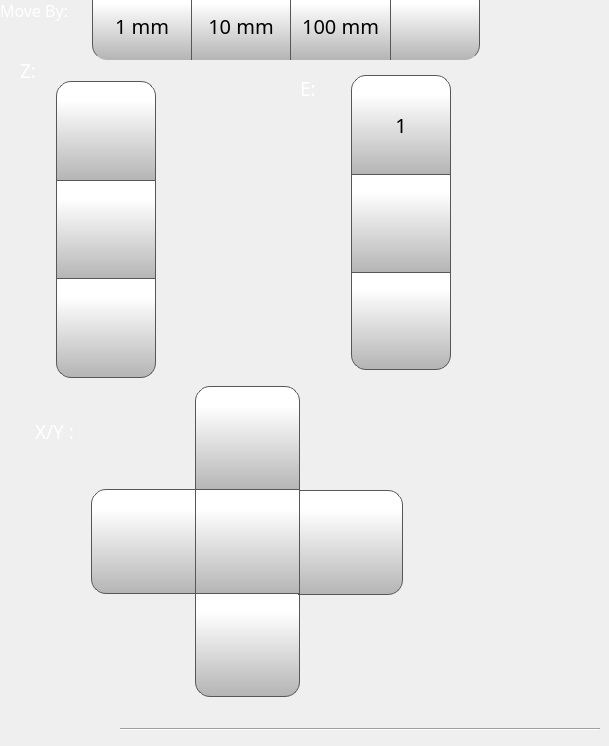
      <widget class="QWidget" name="motionTab">
       <attribute name="icon">
        <iconset>
         <normaloff>templates/img/Motion.png</normaloff>
         <normalon>templates/img/Motion_Selected.png</normalon>templates/img/Motion.png</iconset>
       </attribute>
       <attribute name="title">
        <string/>
       </attribute>
       <widget class="QPushButton" name="step1Button">
        <property name="geometry">
         <rect>
          <x>92</x>
          <y>-10</y>
          <width>100</width>
          <height>70</height>
         </rect>
        </property>
        <property name="minimumSize">
         <size>
          <width>0</width>
          <height>0</height>
         </size>
        </property>
        <property name="font">
         <font>
          <family>Gotham</family>
          <pointsize>15</pointsize>
         </font>
        </property>
        <property name="styleSheet">
         <string notr="true">QPushButton {
     border: 1px solid rgb(87, 87, 87);
     border-bottom: none; /* no border for a flat push button */
border-bottom-left-radius: 15px;
	background-color: qlineargradient(spread:pad, x1:0, y1:1, x2:0, y2:0.188, stop:0 rgba(180, 180, 180, 255), stop:1 rgba(255, 255, 255, 255));
}

QPushButton:pressed {
    background-color: qlineargradient(x1: 0, y1: 0, x2: 0, y2: 1,
                                      stop: 0 #dadbde, stop: 1 #f6f7fa);
}

QPushButton:flat {
    border-bottom: none; /* no border for a flat push button */
    background-color: qlineargradient(x1: 0, y1: 0, x2: 0, y2: 1,
                                      stop: 0 #dadbde, stop: 1 #f6f7fa);
}

QPushButton:default {
    border-color: navy; /* make the default button prominent */
}

QPushButton:focus {
	outline: none;
}</string>
        </property>
        <property name="text">
         <string>1 mm</string>
        </property>
        <property name="iconSize">
         <size>
          <width>40</width>
          <height>40</height>
         </size>
        </property>
        <property name="checkable">
         <bool>false</bool>
        </property>
        <property name="autoDefault">
         <bool>false</bool>
        </property>
        <property name="default">
         <bool>false</bool>
        </property>
        <property name="flat">
         <bool>false</bool>
        </property>
       </widget>
       <widget class="QPushButton" name="step10Button">
        <property name="geometry">
         <rect>
          <x>191</x>
          <y>-10</y>
          <width>100</width>
          <height>70</height>
         </rect>
        </property>
        <property name="minimumSize">
         <size>
          <width>0</width>
          <height>0</height>
         </size>
        </property>
        <property name="font">
         <font>
          <family>Gotham</family>
          <pointsize>15</pointsize>
         </font>
        </property>
        <property name="styleSheet">
         <string notr="true">QPushButton {
     border: 1px solid rgb(87, 87, 87);
     border-bottom: none; /* no border for a flat push button */

	background-color: qlineargradient(spread:pad, x1:0, y1:1, x2:0, y2:0.188, stop:0 rgba(180, 180, 180, 255), stop:1 rgba(255, 255, 255, 255));
}

QPushButton:pressed {
    background-color: qlineargradient(x1: 0, y1: 0, x2: 0, y2: 1,
                                      stop: 0 #dadbde, stop: 1 #f6f7fa);
}

QPushButton:flat {
    border-bottom: none; /* no border for a flat push button */
    background-color: qlineargradient(x1: 0, y1: 0, x2: 0, y2: 1,
                                      stop: 0 #dadbde, stop: 1 #f6f7fa);
}

QPushButton:default {
    border-color: navy; /* make the default button prominent */
}

QPushButton:focus {
	outline: none;
}</string>
        </property>
        <property name="text">
         <string>10 mm</string>
        </property>
        <property name="iconSize">
         <size>
          <width>40</width>
          <height>40</height>
         </size>
        </property>
        <property name="checkable">
         <bool>false</bool>
        </property>
        <property name="autoDefault">
         <bool>false</bool>
        </property>
        <property name="default">
         <bool>false</bool>
        </property>
        <property name="flat">
         <bool>false</bool>
        </property>
       </widget>
       <widget class="QPushButton" name="step100Button">
        <property name="geometry">
         <rect>
          <x>290</x>
          <y>-10</y>
          <width>101</width>
          <height>70</height>
         </rect>
        </property>
        <property name="minimumSize">
         <size>
          <width>0</width>
          <height>0</height>
         </size>
        </property>
        <property name="font">
         <font>
          <family>Gotham</family>
          <pointsize>15</pointsize>
         </font>
        </property>
        <property name="styleSheet">
         <string notr="true">QPushButton {
     border: 1px solid rgb(87, 87, 87);
     border-bottom: none; /* no border for a flat push button */

	background-color: qlineargradient(spread:pad, x1:0, y1:1, x2:0, y2:0.188, stop:0 rgba(180, 180, 180, 255), stop:1 rgba(255, 255, 255, 255));
}

QPushButton:pressed {
    background-color: qlineargradient(x1: 0, y1: 0, x2: 0, y2: 1,
                                      stop: 0 #dadbde, stop: 1 #f6f7fa);
}

QPushButton:flat {
    border-bottom: none; /* no border for a flat push button */
    background-color: qlineargradient(x1: 0, y1: 0, x2: 0, y2: 1,
                                      stop: 0 #dadbde, stop: 1 #f6f7fa);
}

QPushButton:default {
    border-color: navy; /* make the default button prominent */
}

QPushButton:focus {
	outline: none;
}</string>
        </property>
        <property name="text">
         <string>100 mm</string>
        </property>
        <property name="iconSize">
         <size>
          <width>40</width>
          <height>40</height>
         </size>
        </property>
        <property name="checkable">
         <bool>true</bool>
        </property>
        <property name="checked">
         <bool>false</bool>
        </property>
        <property name="autoDefault">
         <bool>false</bool>
        </property>
        <property name="default">
         <bool>false</bool>
        </property>
        <property name="flat">
         <bool>false</bool>
        </property>
       </widget>
       <widget class="QPushButton" name="moveYPButton">
        <property name="geometry">
         <rect>
          <x>195</x>
          <y>386</y>
          <width>105</width>
          <height>105</height>
         </rect>
        </property>
        <property name="minimumSize">
         <size>
          <width>0</width>
          <height>0</height>
         </size>
        </property>
        <property name="font">
         <font>
          <family>Gotham</family>
          <pointsize>15</pointsize>
         </font>
        </property>
        <property name="styleSheet">
         <string notr="true">QPushButton {
     border: 1px solid rgb(87, 87, 87);

	background-color: qlineargradient(spread:pad, x1:0, y1:1, x2:0, y2:0.188, stop:0 rgba(180, 180, 180, 255), stop:1 rgba(255, 255, 255, 255));
	border-top-left-radius: 15px;
	border-top-right-radius: 15px;
}

QPushButton:pressed {
    background-color: qlineargradient(x1: 0, y1: 0, x2: 0, y2: 1,
                                      stop: 0 #dadbde, stop: 1 #f6f7fa);
}

QPushButton:flat {
    border: none; /* no border for a flat push button */
}

QPushButton:default {
    border-color: navy; /* make the default button prominent */
}
QPushButton:focus {
	outline: none;
}</string>
        </property>
        <property name="text">
         <string/>
        </property>
        <property name="icon">
         <iconset>
          <normaloff>templates/img/arrows.png</normaloff>templates/img/arrows.png</iconset>
        </property>
        <property name="iconSize">
         <size>
          <width>40</width>
          <height>40</height>
         </size>
        </property>
        <property name="checkable">
         <bool>false</bool>
        </property>
        <property name="autoDefault">
         <bool>false</bool>
        </property>
        <property name="default">
         <bool>false</bool>
        </property>
        <property name="flat">
         <bool>false</bool>
        </property>
       </widget>
       <widget class="QPushButton" name="moveYMButton">
        <property name="geometry">
         <rect>
          <x>195</x>
          <y>592</y>
          <width>105</width>
          <height>105</height>
         </rect>
        </property>
        <property name="minimumSize">
         <size>
          <width>0</width>
          <height>0</height>
         </size>
        </property>
        <property name="font">
         <font>
          <family>Gotham</family>
          <pointsize>15</pointsize>
         </font>
        </property>
        <property name="styleSheet">
         <string notr="true">QPushButton {
     border: 1px solid rgb(87, 87, 87);

	background-color: qlineargradient(spread:pad, x1:0, y1:1, x2:0, y2:0.188, stop:0 rgba(180, 180, 180, 255), stop:1 rgba(255, 255, 255, 255));
	border-bottom-left-radius: 15px;
	border-bottom-right-radius: 15px;
}

QPushButton:pressed {
    background-color: qlineargradient(x1: 0, y1: 0, x2: 0, y2: 1,
                                      stop: 0 #dadbde, stop: 1 #f6f7fa);
}

QPushButton:flat {
    border: none; /* no border for a flat push button */
}

QPushButton:default {
    border-color: navy; /* make the default button prominent */
}

QPushButton:focus {
	outline: none;
}</string>
        </property>
        <property name="text">
         <string/>
        </property>
        <property name="icon">
         <iconset>
          <normaloff>templates/img/arrows-5.png</normaloff>templates/img/arrows-5.png</iconset>
        </property>
        <property name="iconSize">
         <size>
          <width>40</width>
          <height>40</height>
         </size>
        </property>
        <property name="checkable">
         <bool>false</bool>
        </property>
        <property name="autoDefault">
         <bool>false</bool>
        </property>
        <property name="default">
         <bool>false</bool>
        </property>
        <property name="flat">
         <bool>false</bool>
        </property>
       </widget>
       <widget class="QPushButton" name="moveXPButton">
        <property name="geometry">
         <rect>
          <x>298</x>
          <y>490</y>
          <width>105</width>
          <height>105</height>
         </rect>
        </property>
        <property name="minimumSize">
         <size>
          <width>0</width>
          <height>0</height>
         </size>
        </property>
        <property name="font">
         <font>
          <family>Gotham</family>
          <pointsize>15</pointsize>
         </font>
        </property>
        <property name="styleSheet">
         <string notr="true">QPushButton {
     border: 1px solid rgb(87, 87, 87);

	background-color: qlineargradient(spread:pad, x1:0, y1:1, x2:0, y2:0.188, stop:0 rgba(180, 180, 180, 255), stop:1 rgba(255, 255, 255, 255));
	border-top-right-radius: 15px;
	border-bottom-right-radius: 15px;
}

QPushButton:pressed {
    background-color: qlineargradient(x1: 0, y1: 0, x2: 0, y2: 1,
                                      stop: 0 #dadbde, stop: 1 #f6f7fa);
}

QPushButton:flat {
    border: none; /* no border for a flat push button */
}

QPushButton:default {
    border-color: navy; /* make the default button prominent */
}

QPushButton:focus {
	outline: none;
}</string>
        </property>
        <property name="text">
         <string/>
        </property>
        <property name="icon">
         <iconset>
          <normaloff>templates/img/arrows-2.png</normaloff>templates/img/arrows-2.png</iconset>
        </property>
        <property name="iconSize">
         <size>
          <width>40</width>
          <height>40</height>
         </size>
        </property>
        <property name="checkable">
         <bool>false</bool>
        </property>
        <property name="autoDefault">
         <bool>false</bool>
        </property>
        <property name="default">
         <bool>false</bool>
        </property>
        <property name="flat">
         <bool>false</bool>
        </property>
       </widget>
       <widget class="QPushButton" name="moveXMButton">
        <property name="geometry">
         <rect>
          <x>91</x>
          <y>489</y>
          <width>105</width>
          <height>105</height>
         </rect>
        </property>
        <property name="minimumSize">
         <size>
          <width>0</width>
          <height>0</height>
         </size>
        </property>
        <property name="font">
         <font>
          <family>Gotham</family>
          <pointsize>15</pointsize>
         </font>
        </property>
        <property name="styleSheet">
         <string notr="true">QPushButton {
     border: 1px solid rgb(87, 87, 87);

	background-color: qlineargradient(spread:pad, x1:0, y1:1, x2:0, y2:0.188, stop:0 rgba(180, 180, 180, 255), stop:1 rgba(255, 255, 255, 255));
	border-top-left-radius: 15px;
	border-bottom-left-radius: 15px;
}

QPushButton:pressed {
    background-color: qlineargradient(x1: 0, y1: 0, x2: 0, y2: 1,
                                      stop: 0 #dadbde, stop: 1 #f6f7fa);
}

QPushButton:flat {
    border: none; /* no border for a flat push button */
}

QPushButton:default {
    border-color: navy; /* make the default button prominent */
}

QPushButton:focus {
	outline: none;
}</string>
        </property>
        <property name="text">
         <string/>
        </property>
        <property name="icon">
         <iconset>
          <normaloff>templates/img/arrows-4.png</normaloff>templates/img/arrows-4.png</iconset>
        </property>
        <property name="iconSize">
         <size>
          <width>40</width>
          <height>40</height>
         </size>
        </property>
        <property name="checkable">
         <bool>false</bool>
        </property>
        <property name="autoDefault">
         <bool>false</bool>
        </property>
        <property name="default">
         <bool>false</bool>
        </property>
        <property name="flat">
         <bool>false</bool>
        </property>
       </widget>
       <widget class="QPushButton" name="homeXYButton">
        <property name="geometry">
         <rect>
          <x>195</x>
          <y>489</y>
          <width>105</width>
          <height>105</height>
         </rect>
        </property>
        <property name="minimumSize">
         <size>
          <width>0</width>
          <height>0</height>
         </size>
        </property>
        <property name="font">
         <font>
          <family>Gotham</family>
          <pointsize>15</pointsize>
         </font>
        </property>
        <property name="styleSheet">
         <string notr="true">QPushButton {
     border: 1px solid rgb(87, 87, 87);

	background-color: qlineargradient(spread:pad, x1:0, y1:1, x2:0, y2:0.188, stop:0 rgba(180, 180, 180, 255), stop:1 rgba(255, 255, 255, 255));
}

QPushButton:pressed {
    background-color: qlineargradient(x1: 0, y1: 0, x2: 0, y2: 1,
                                      stop: 0 #dadbde, stop: 1 #f6f7fa);
}

QPushButton:flat {
    border: none; /* no border for a flat push button */
}

QPushButton:default {
    border-color: navy; /* make the default button prominent */
}

QPushButton:focus {
	outline: none;
}</string>
        </property>
        <property name="text">
         <string/>
        </property>
        <property name="icon">
         <iconset>
          <normaloff>templates/img/home-icon-silhouette.png</normaloff>templates/img/home-icon-silhouette.png</iconset>
        </property>
        <property name="iconSize">
         <size>
          <width>40</width>
          <height>40</height>
         </size>
        </property>
        <property name="checkable">
         <bool>false</bool>
        </property>
        <property name="autoDefault">
         <bool>false</bool>
        </property>
        <property name="default">
         <bool>false</bool>
        </property>
        <property name="flat">
         <bool>false</bool>
        </property>
       </widget>
       <widget class="QPushButton" name="homeZButton">
        <property name="geometry">
         <rect>
          <x>56</x>
          <y>180</y>
          <width>100</width>
          <height>100</height>
         </rect>
        </property>
        <property name="minimumSize">
         <size>
          <width>0</width>
          <height>0</height>
         </size>
        </property>
        <property name="font">
         <font>
          <family>Gotham</family>
          <pointsize>15</pointsize>
         </font>
        </property>
        <property name="styleSheet">
         <string notr="true">QPushButton {
     border: 1px solid rgb(87, 87, 87);

	background-color: qlineargradient(spread:pad, x1:0, y1:1, x2:0, y2:0.188, stop:0 rgba(180, 180, 180, 255), stop:1 rgba(255, 255, 255, 255));
}

QPushButton:pressed {
    background-color: qlineargradient(x1: 0, y1: 0, x2: 0, y2: 1,
                                      stop: 0 #dadbde, stop: 1 #f6f7fa);
}

QPushButton:flat {
    border: none; /* no border for a flat push button */
}

QPushButton:default {
    border-color: navy; /* make the default button prominent */
}

QPushButton:focus {
	outline: none;
}</string>
        </property>
        <property name="text">
         <string/>
        </property>
        <property name="icon">
         <iconset>
          <normaloff>templates/img/home-icon-silhouette.png</normaloff>templates/img/home-icon-silhouette.png</iconset>
        </property>
        <property name="iconSize">
         <size>
          <width>40</width>
          <height>40</height>
         </size>
        </property>
        <property name="checkable">
         <bool>false</bool>
        </property>
        <property name="autoDefault">
         <bool>false</bool>
        </property>
        <property name="default">
         <bool>false</bool>
        </property>
        <property name="flat">
         <bool>false</bool>
        </property>
       </widget>
       <widget class="QPushButton" name="motorOffButton">
        <property name="geometry">
         <rect>
          <x>390</x>
          <y>-10</y>
          <width>90</width>
          <height>70</height>
         </rect>
        </property>
        <property name="minimumSize">
         <size>
          <width>0</width>
          <height>0</height>
         </size>
        </property>
        <property name="font">
         <font>
          <family>Gotham</family>
          <pointsize>15</pointsize>
         </font>
        </property>
        <property name="styleSheet">
         <string notr="true">QPushButton {
     border: 1px solid rgb(87, 87, 87);
     border-bottom: none; /* no border for a flat push button */
 border-bottom-right-radius: 15px;
	background-color: qlineargradient(spread:pad, x1:0, y1:1, x2:0, y2:0.188, stop:0 rgba(180, 180, 180, 255), stop:1 rgba(255, 255, 255, 255));
}

QPushButton:pressed {
    background-color: qlineargradient(x1: 0, y1: 0, x2: 0, y2: 1,
                                      stop: 0 #dadbde, stop: 1 #f6f7fa);
}

QPushButton:flat {
}

QPushButton:default {
    border-color: navy; /* make the default button prominent */
}

QPushButton:focus {
	outline: none;
}</string>
        </property>
        <property name="text">
         <string/>
        </property>
        <property name="icon">
         <iconset>
          <normaloff>templates/img/motor.png</normaloff>templates/img/motor.png</iconset>
        </property>
        <property name="iconSize">
         <size>
          <width>40</width>
          <height>40</height>
         </size>
        </property>
        <property name="checkable">
         <bool>false</bool>
        </property>
        <property name="autoDefault">
         <bool>false</bool>
        </property>
        <property name="default">
         <bool>false</bool>
        </property>
        <property name="flat">
         <bool>false</bool>
        </property>
       </widget>
       <widget class="QPushButton" name="moveZMButton">
        <property name="geometry">
         <rect>
          <x>56</x>
          <y>81</y>
          <width>100</width>
          <height>100</height>
         </rect>
        </property>
        <property name="minimumSize">
         <size>
          <width>0</width>
          <height>0</height>
         </size>
        </property>
        <property name="font">
         <font>
          <family>Gotham</family>
          <pointsize>15</pointsize>
         </font>
        </property>
        <property name="styleSheet">
         <string notr="true">QPushButton {
     border: 1px solid rgb(87, 87, 87);

	background-color: qlineargradient(spread:pad, x1:0, y1:1, x2:0, y2:0.188, stop:0 rgba(180, 180, 180, 255), stop:1 rgba(255, 255, 255, 255));
	border-top-left-radius: 15px;
	border-top-right-radius: 15px;
}

QPushButton:pressed {
    background-color: qlineargradient(x1: 0, y1: 0, x2: 0, y2: 1,
                                      stop: 0 #dadbde, stop: 1 #f6f7fa);
}

QPushButton:flat {
    border: none; /* no border for a flat push button */
}

QPushButton:default {
    border-color: navy; /* make the default button prominent */
}

QPushButton:focus {
	outline: none;
}</string>
        </property>
        <property name="text">
         <string/>
        </property>
        <property name="icon">
         <iconset>
          <normaloff>templates/img/arrows.png</normaloff>templates/img/arrows.png</iconset>
        </property>
        <property name="iconSize">
         <size>
          <width>40</width>
          <height>40</height>
         </size>
        </property>
        <property name="checkable">
         <bool>false</bool>
        </property>
        <property name="autoDefault">
         <bool>false</bool>
        </property>
        <property name="default">
         <bool>false</bool>
        </property>
        <property name="flat">
         <bool>false</bool>
        </property>
       </widget>
       <widget class="QPushButton" name="moveZPButton">
        <property name="geometry">
         <rect>
          <x>56</x>
          <y>278</y>
          <width>100</width>
          <height>100</height>
         </rect>
        </property>
        <property name="minimumSize">
         <size>
          <width>0</width>
          <height>0</height>
         </size>
        </property>
        <property name="font">
         <font>
          <family>Gotham</family>
          <pointsize>15</pointsize>
         </font>
        </property>
        <property name="styleSheet">
         <string notr="true">QPushButton {
     border: 1px solid rgb(87, 87, 87);

	background-color: qlineargradient(spread:pad, x1:0, y1:1, x2:0, y2:0.188, stop:0 rgba(180, 180, 180, 255), stop:1 rgba(255, 255, 255, 255));
	border-bottom-left-radius: 15px;
	border-bottom-right-radius: 15px;
}

QPushButton:pressed {
    background-color: qlineargradient(x1: 0, y1: 0, x2: 0, y2: 1,
                                      stop: 0 #dadbde, stop: 1 #f6f7fa);
}

QPushButton:flat {
    border: none; /* no border for a flat push button */
}

QPushButton:default {
    border-color: navy; /* make the default button prominent */
}

QPushButton:focus {
	outline: none;
}</string>
        </property>
        <property name="text">
         <string/>
        </property>
        <property name="icon">
         <iconset>
          <normaloff>templates/img/arrows-5.png</normaloff>templates/img/arrows-5.png</iconset>
        </property>
        <property name="iconSize">
         <size>
          <width>40</width>
          <height>40</height>
         </size>
        </property>
        <property name="checkable">
         <bool>false</bool>
        </property>
        <property name="autoDefault">
         <bool>false</bool>
        </property>
        <property name="default">
         <bool>false</bool>
        </property>
        <property name="flat">
         <bool>false</bool>
        </property>
       </widget>
       <widget class="QLabel" name="XYLabel">
        <property name="geometry">
         <rect>
          <x>35</x>
          <y>421</y>
          <width>70</width>
          <height>21</height>
         </rect>
        </property>
        <property name="font">
         <font>
          <family>Gotham Light</family>
          <pointsize>14</pointsize>
          <weight>50</weight>
          <bold>false</bold>
         </font>
        </property>
        <property name="styleSheet">
         <string notr="true">color: rgb(255, 255, 255);</string>
        </property>
        <property name="text">
         <string>X/Y :</string>
        </property>
       </widget>
       <widget class="QLabel" name="ZLabel">
        <property name="geometry">
         <rect>
          <x>20</x>
          <y>60</y>
          <width>31</width>
          <height>21</height>
         </rect>
        </property>
        <property name="font">
         <font>
          <family>Gotham Light</family>
          <pointsize>14</pointsize>
          <weight>50</weight>
          <bold>false</bold>
         </font>
        </property>
        <property name="styleSheet">
         <string notr="true">color: rgb(255, 255, 255);</string>
        </property>
        <property name="text">
         <string>Z:</string>
        </property>
       </widget>
       <widget class="QPushButton" name="retractButton">
        <property name="geometry">
         <rect>
          <x>351</x>
          <y>270</y>
          <width>100</width>
          <height>100</height>
         </rect>
        </property>
        <property name="minimumSize">
         <size>
          <width>0</width>
          <height>0</height>
         </size>
        </property>
        <property name="font">
         <font>
          <family>Gotham</family>
          <pointsize>15</pointsize>
         </font>
        </property>
        <property name="styleSheet">
         <string notr="true">QPushButton {
     border: 1px solid rgb(87, 87, 87);

	background-color: qlineargradient(spread:pad, x1:0, y1:1, x2:0, y2:0.188, stop:0 rgba(180, 180, 180, 255), stop:1 rgba(255, 255, 255, 255));
	border-bottom-left-radius: 15px;
	border-bottom-right-radius: 15px;
}

QPushButton:pressed {
    background-color: qlineargradient(x1: 0, y1: 0, x2: 0, y2: 1,
                                      stop: 0 #dadbde, stop: 1 #f6f7fa);
}

QPushButton:flat {
    border: none; /* no border for a flat push button */
}

QPushButton:default {
    border-color: navy; /* make the default button prominent */
}

QPushButton:focus {
	outline: none;
}</string>
        </property>
        <property name="text">
         <string/>
        </property>
        <property name="icon">
         <iconset>
          <normaloff>templates/img/remove.png</normaloff>templates/img/remove.png</iconset>
        </property>
        <property name="iconSize">
         <size>
          <width>40</width>
          <height>40</height>
         </size>
        </property>
        <property name="checkable">
         <bool>false</bool>
        </property>
        <property name="autoDefault">
         <bool>false</bool>
        </property>
        <property name="default">
         <bool>false</bool>
        </property>
        <property name="flat">
         <bool>false</bool>
        </property>
       </widget>
       <widget class="QPushButton" name="extruderButton">
        <property name="geometry">
         <rect>
          <x>351</x>
          <y>173</y>
          <width>100</width>
          <height>100</height>
         </rect>
        </property>
        <property name="minimumSize">
         <size>
          <width>0</width>
          <height>0</height>
         </size>
        </property>
        <property name="font">
         <font>
          <family>Gotham</family>
          <pointsize>15</pointsize>
         </font>
        </property>
        <property name="styleSheet">
         <string notr="true">QPushButton {
     border: 1px solid rgb(87, 87, 87);

	background-color: qlineargradient(spread:pad, x1:0, y1:1, x2:0, y2:0.188, stop:0 rgba(180, 180, 180, 255), stop:1 rgba(255, 255, 255, 255));

}

QPushButton:pressed {
    background-color: qlineargradient(x1: 0, y1: 0, x2: 0, y2: 1,
                                      stop: 0 #dadbde, stop: 1 #f6f7fa);
}

QPushButton:flat {
    border: none; /* no border for a flat push button */
}

QPushButton:default {
    border-color: navy; /* make the default button prominent */
}

QPushButton:focus {
	outline: none;
}</string>
        </property>
        <property name="text">
         <string/>
        </property>
        <property name="icon">
         <iconset>
          <normaloff>templates/img/add.png</normaloff>templates/img/add.png</iconset>
        </property>
        <property name="iconSize">
         <size>
          <width>40</width>
          <height>40</height>
         </size>
        </property>
        <property name="checkable">
         <bool>false</bool>
        </property>
        <property name="autoDefault">
         <bool>false</bool>
        </property>
        <property name="default">
         <bool>false</bool>
        </property>
        <property name="flat">
         <bool>false</bool>
        </property>
       </widget>
       <widget class="QLabel" name="ELabel">
        <property name="geometry">
         <rect>
          <x>300</x>
          <y>78</y>
          <width>31</width>
          <height>21</height>
         </rect>
        </property>
        <property name="font">
         <font>
          <family>Gotham Light</family>
          <pointsize>14</pointsize>
          <weight>50</weight>
          <bold>false</bold>
         </font>
        </property>
        <property name="styleSheet">
         <string notr="true">color: rgb(255, 255, 255);</string>
        </property>
        <property name="text">
         <string>E:</string>
        </property>
       </widget>
       <widget class="QLabel" name="moveByLabel">
        <property name="geometry">
         <rect>
          <x>0</x>
          <y>0</y>
          <width>111</width>
          <height>21</height>
         </rect>
        </property>
        <property name="font">
         <font>
          <family>Gotham Light</family>
          <pointsize>12</pointsize>
          <weight>50</weight>
          <bold>false</bold>
         </font>
        </property>
        <property name="styleSheet">
         <string notr="true">color: rgb(255, 255, 255);</string>
        </property>
        <property name="text">
         <string>Move By:</string>
        </property>
       </widget>
       <widget class="QPushButton" name="toolToggleMotionButton">
        <property name="geometry">
         <rect>
          <x>351</x>
          <y>75</y>
          <width>100</width>
          <height>100</height>
         </rect>
        </property>
        <property name="minimumSize">
         <size>
          <width>0</width>
          <height>0</height>
         </size>
        </property>
        <property name="font">
         <font>
          <family>Gotham</family>
          <pointsize>15</pointsize>
         </font>
        </property>
        <property name="styleSheet">
         <string notr="true">QPushButton {
     border: 1px solid rgb(87, 87, 87);
 border-top-right-radius:15px;
 border-top-left-radius:15px;
	background-color: qlineargradient(spread:pad, x1:0, y1:1, x2:0, y2:0.188, stop:0 rgba(180, 180, 180, 255), stop:1 rgba(255, 255, 255, 255));
}

QPushButton:pressed {
    background-color: qlineargradient(x1: 0, y1: 0, x2: 0, y2: 1,
                                      stop: 0 #dadbde, stop: 1 #f6f7fa);
}

QPushButton:flat {
    border: none; /* no border for a flat push button */
}

QPushButton:default {
    border-color: navy; /* make the default button prominent */
}

QPushButton:focus {
	outline: none;
}</string>
        </property>
        <property name="text">
         <string>1</string>
        </property>
        <property name="icon">
         <iconset>
          <normaloff>templates/img/NozzleSelect.png</normaloff>templates/img/NozzleSelect.png</iconset>
        </property>
        <property name="iconSize">
         <size>
          <width>30</width>
          <height>30</height>
         </size>
        </property>
        <property name="checkable">
         <bool>true</bool>
        </property>
        <property name="checked">
         <bool>false</bool>
        </property>
        <property name="autoDefault">
         <bool>false</bool>
        </property>
        <property name="default">
         <bool>false</bool>
        </property>
        <property name="flat">
         <bool>false</bool>
        </property>
       </widget>
       <widget class="Line" name="line_5">
        <property name="geometry">
         <rect>
          <x>120</x>
          <y>721</y>
          <width>480</width>
          <height>16</height>
         </rect>
        </property>
        <property name="orientation">
         <enum>Qt::Horizontal</enum>
        </property>
       </widget>
       <zorder>moveByLabel</zorder>
       <zorder>step1Button</zorder>
       <zorder>step10Button</zorder>
       <zorder>step100Button</zorder>
       <zorder>moveYPButton</zorder>
       <zorder>moveYMButton</zorder>
       <zorder>moveXPButton</zorder>
       <zorder>moveXMButton</zorder>
       <zorder>homeXYButton</zorder>
       <zorder>homeZButton</zorder>
       <zorder>motorOffButton</zorder>
       <zorder>moveZMButton</zorder>
       <zorder>moveZPButton</zorder>
       <zorder>XYLabel</zorder>
       <zorder>ZLabel</zorder>
       <zorder>retractButton</zorder>
       <zorder>extruderButton</zorder>
       <zorder>ELabel</zorder>
       <zorder>toolToggleMotionButton</zorder>
       <zorder>line_5</zorder>
      </widget>
